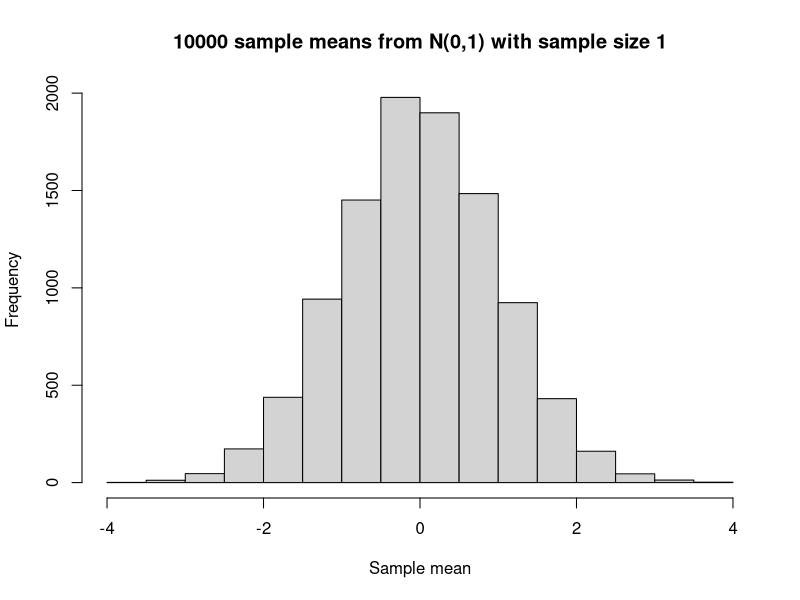
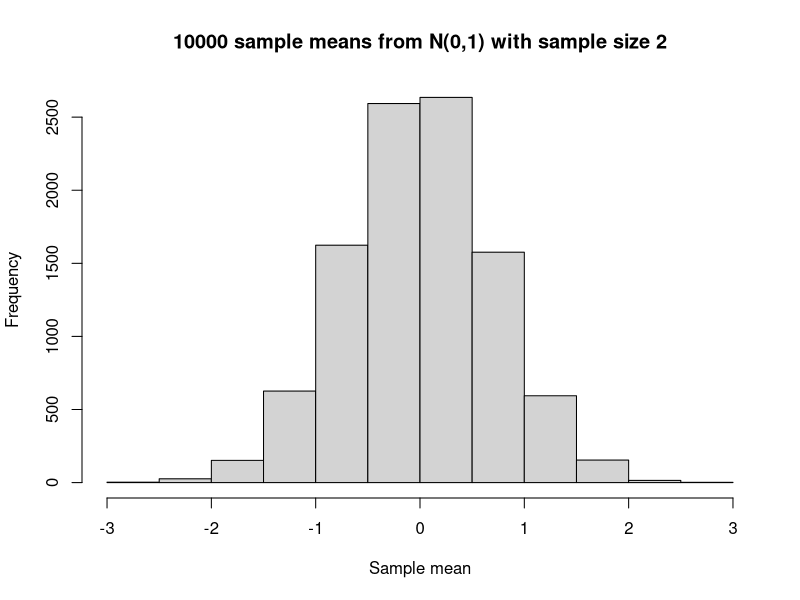
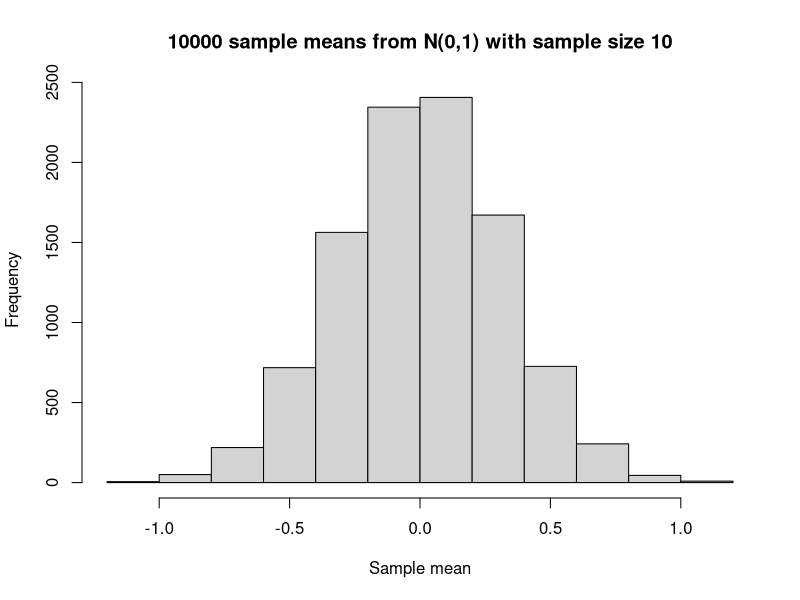
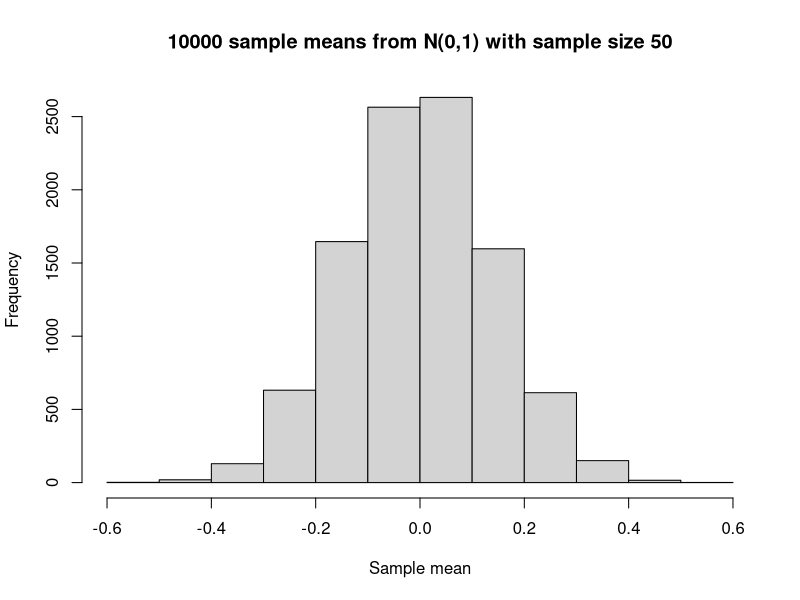
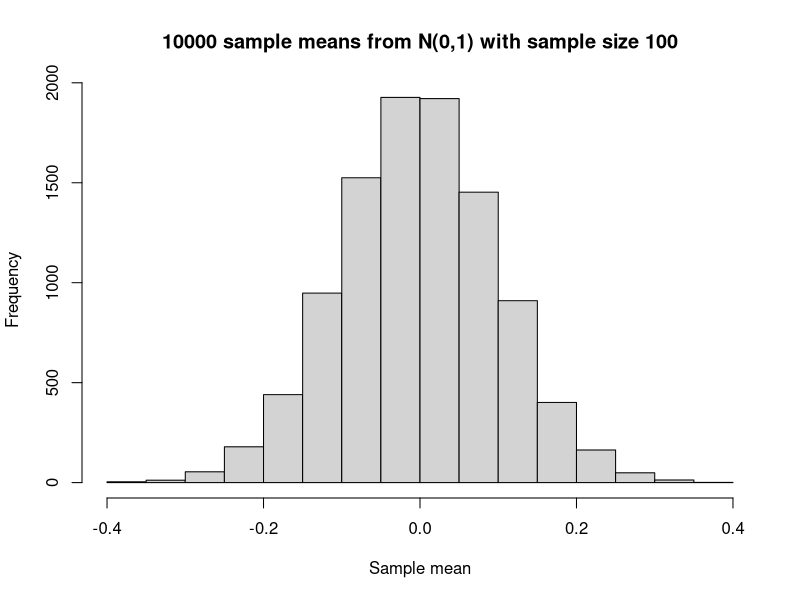
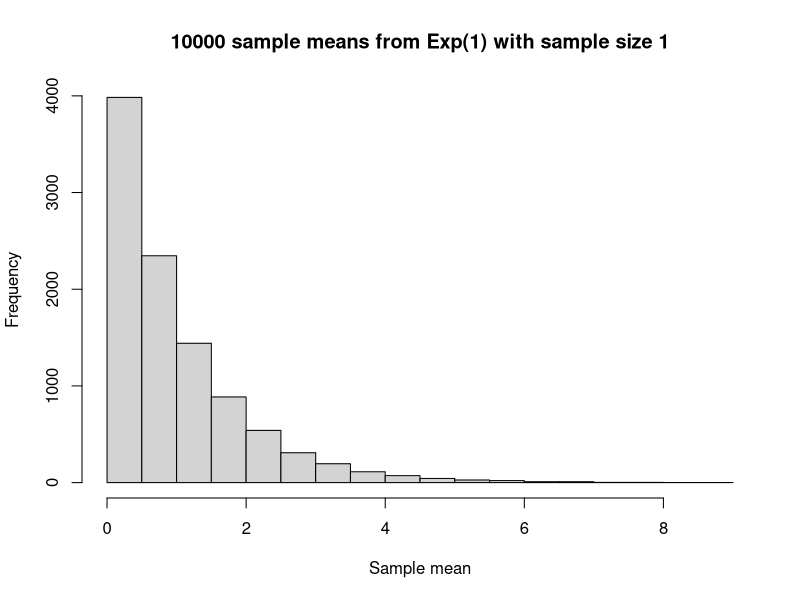
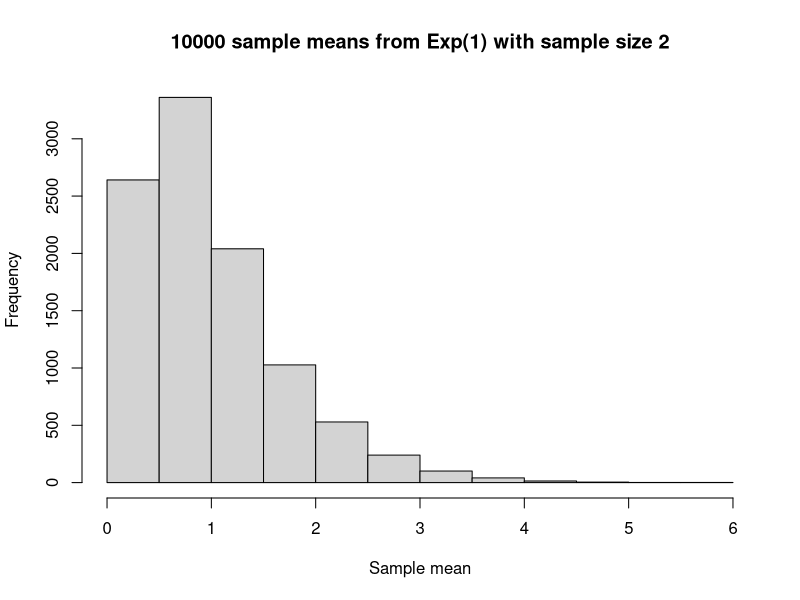
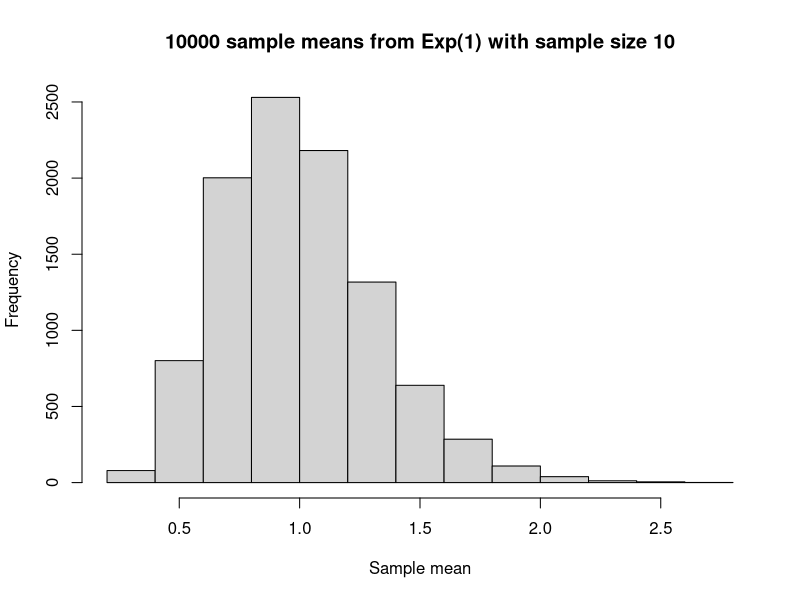

Generate these figures, in order, with R:
set.seed(123)

# Q1
NormalMeans = function(n, m)
{
  means <- c(1:n)
  
  for (i in 1:n)
  {
    values <- rnorm(m, mean = 0, sd = 1)
    means[i] <- mean(values)
  }
  
  title <- paste(n, "sample means from N(0,1) with sample size", m)
  hist(means, main = title, xlab = "Sample mean", ylab = "Frequency")
  
  return(c(mean(means), sd(means)))
}

normal_m1 <- NormalMeans(10000, 1)
normal_m2 <- NormalMeans(10000, 2)
normal_m10 <- NormalMeans(10000, 10)
normal_m50 <- NormalMeans(10000, 50)
normal_m100 <- NormalMeans(10000, 100)

normal_m1
normal_m2
normal_m10
normal_m50
normal_m100

# Q2
ExponentialMeans = function(n, m)
{
  means <- c(1:n)
  
  for (i in 1:n)
  {
    values <- rexp(m, rate = 1)
    means[i] <- mean(values)
  }
  
  title <- paste(n, "sample means from Exp(1) with sample size", m)
  hist(means, main = title, xlab = "Sample mean", ylab = "Frequency")
  
  return(c(mean(means), sd(means)))
}

exp_m1 <- ExponentialMeans(10000, 1)
exp_m2 <- ExponentialMeans(10000, 2)
exp_m10 <- ExponentialMeans(10000, 10)
exp_m50 <- ExponentialMeans(10000, 50)
exp_m100 <- ExponentialMeans(10000, 100)

exp_m1
exp_m2
exp_m10
exp_m50
exp_m100

# Q3
ExponentialMeansProb = function(n, m, z)
{
  means <- c(1:n)
  
  for (i in 1:n)
  {
    values <- rexp(m, rate = 1)
    means[i] <- mean(values)
  }
  
  probability <- mean(means >= (1 - z) & means <= (1 + z))
  return(probability)
}

prob_2_1 <- ExponentialMeansProb(10000, 2, 1)
prob_2_05 <- ExponentialMeansProb(10000, 2, 0.5)
prob_2_02 <- ExponentialMeansProb(10000, 2, 0.2)

prob_5_1 <- ExponentialMeansProb(10000, 5, 1)
prob_5_05 <- ExponentialMeansProb(10000, 5, 0.5)
prob_5_02 <- ExponentialMeansProb(10000, 5, 0.2)

prob_10_1 <- ExponentialMeansProb(10000, 10, 1)
prob_10_05 <- ExponentialMeansProb(10000, 10, 0.5)
prob_10_02 <- ExponentialMeansProb(10000, 10, 0.2)

prob_2_1
prob_2_05
prob_2_02
prob_5_1
prob_5_05
prob_5_02
prob_10_1
prob_10_05
prob_10_02

# Q4
library(MASS)

data(genotype)

groupA <- subset(genotype, Litter == "A")
groupB <- subset(genotype, Litter == "B")
groupI <- subset(genotype, Litter == "I")
groupJ <- subset(genotype, Litter == "J")

qqnorm(groupA$Wt, main = "QQ Plot of Weight for Litter Genotype A")
qqline(groupA$Wt)

qqnorm(groupB$Wt, main = "QQ Plot of Weight for Litter Genotype B")
qqline(groupB$Wt)

qqnorm(groupI$Wt, main = "QQ Plot of Weight for Litter Genotype I")
qqline(groupI$Wt)

qqnorm(groupJ$Wt, main = "QQ Plot of Weight for Litter Genotype J")
qqline(groupJ$Wt)

# Optional support if you want a numerical check as well
shapiro.test(groupA$Wt)
shapiro.test(groupB$Wt)
shapiro.test(groupI$Wt)
shapiro.test(groupJ$Wt)
